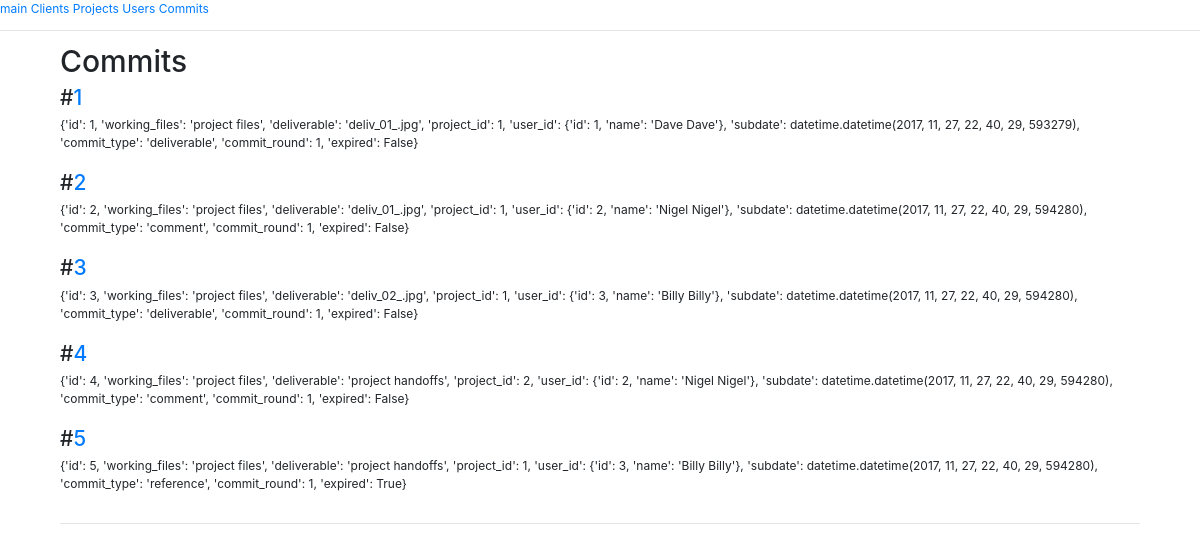
Page /commit on the earlier database version.
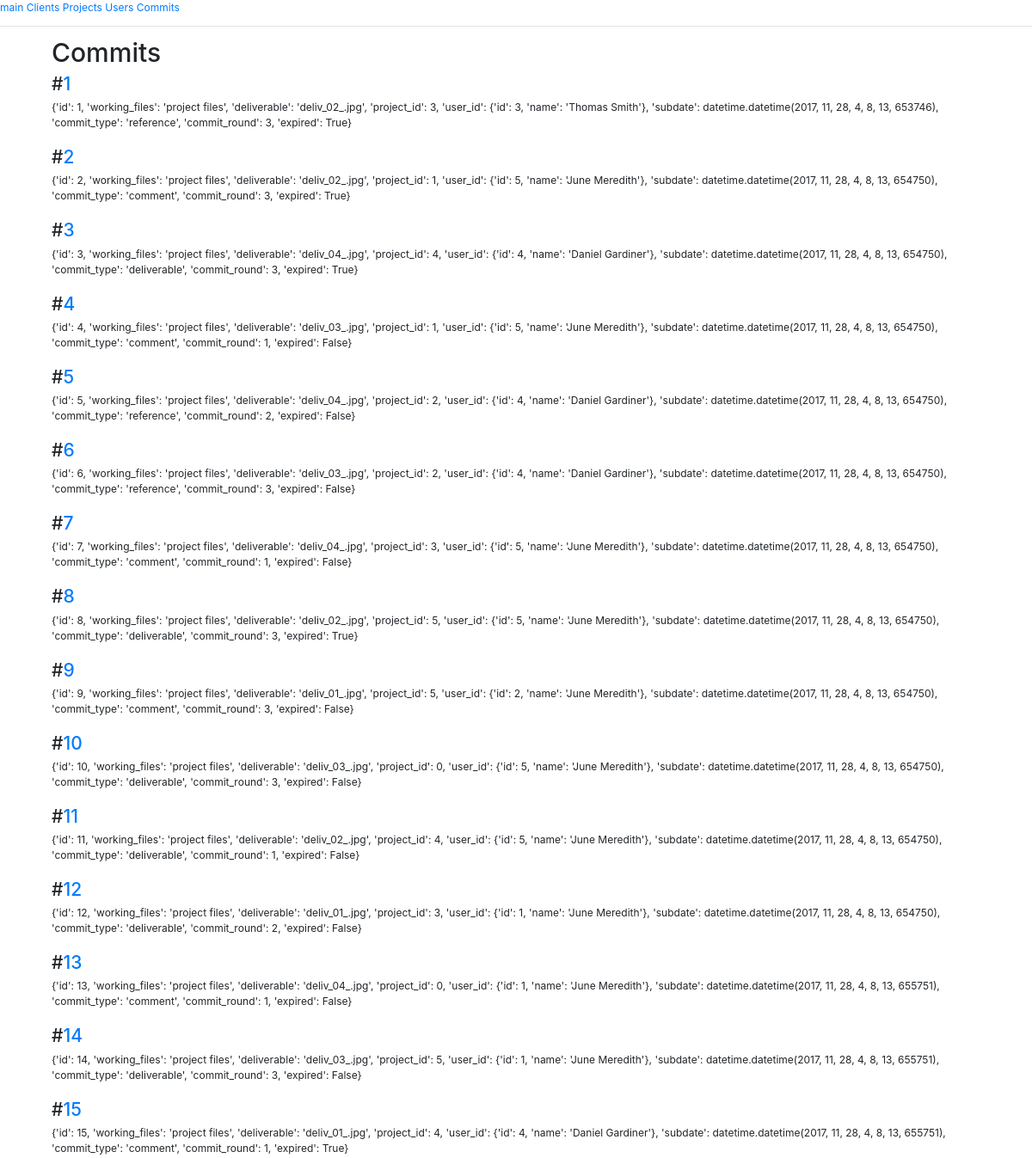
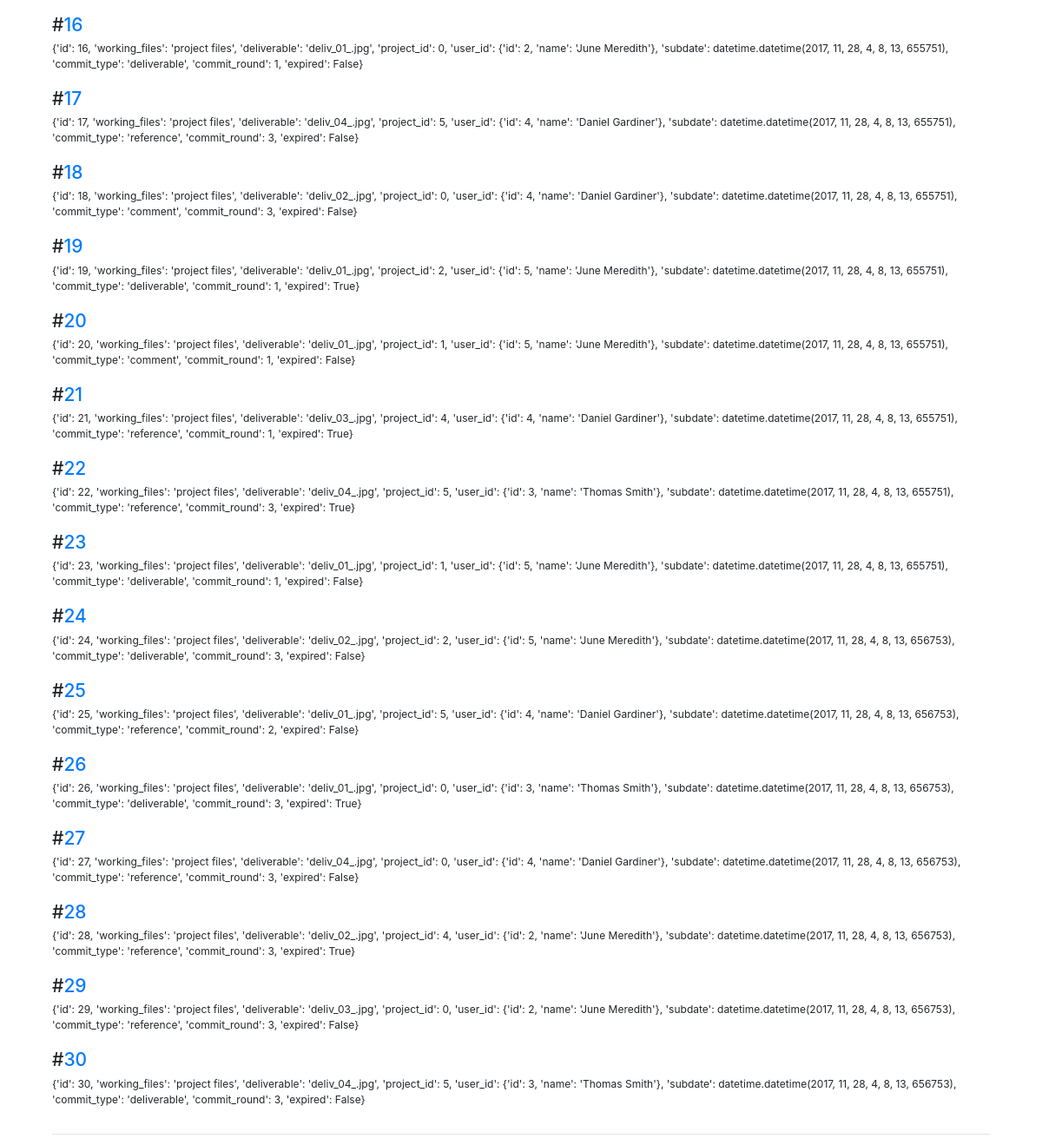
Same page on the later database version (2 pictures, top to bottom).
### app.py (models this page shows, shortened)
class Commit(db.Model):
    id = db.Column(db.Integer, primary_key=True)
    working_files = db.Column(db.String)
    deliverable = db.Column(db.String)
    subdate = db.Column(db.DateTime, default=datetime.datetime.utcnow)
    commit_type = db.Column(db.String)
    commit_round = db.Column(db.Integer, default=1)
    expired = db.Column(db.Boolean, default=False)
    user_id = db.Column(db.Integer, db.ForeignKey('user.id'),
        nullable=False)
    project_id = db.Column(db.Integer, db.ForeignKey('project.id'),
        nullable=False)

### app.py (the view)
@app.route('/commit')
def commits():
    data = module.func.commit_all()
    return render_template('commits.html', data=data)

### module/func.py (called while the page is built)
def scheme_commit(row):
    user_row = app.User.query.filter_by(id=row.user_id).first()
    user = {
        'id': user_row.id,
        'name': user_row.name
    }
    return {
        'id': row.id,
        'working_files': row.working_files,
        'deliverable': row.deliverable,
        'project_id': row.project_id,
        'user_id': user,
        'subdate': row.subdate,
        'commit_type': row.commit_type,
        'commit_round': row.commit_round,
        'expired': row.expired
    }

def commit_all():
    output = []
    rows = app.Commit.query.all()
    for row in rows:
        x = scheme_commit(row)
        output.append(x)
    return output

### templates/commits.html
{% extends "base.html" %}
{% block content %}
<h1>Commits</h1>
{% for commit in data %}
<div>
        <h3>#<a href="/commit/{{commit.id}}">{{commit.id}}</a></h3>
        {{commit}}
    </div>
<br>
{% endfor %}
{% endblock %}

Differences in the rows shown:
changed Commit (number 1 of 30 on the later page): commit "…'working_files': 'project files', 'deliverable': 'deliv_01_.jpg', 'project_id': 1, 'user_id': {'id': 1, 'name': 'Dave Dave'}, 'subdate': datetime.datetime(2017, 11, 27, 22, 40, 29, 593279), 'commit_type': 'deliverable', 'commit_round': 1, 'expired': False}" → "…'working_files': 'project files', 'deliverable': 'deliv_02_.jpg', 'project_id': 3, 'user_id': {'id': 3, 'name': 'Thomas Smith'}, 'subdate': datetime.datetime(2017, 11, 28, 4, 8, 13, 653746), 'commit_type': 'reference', 'commit_round': 3, 'expired': True}"
changed Commit (number 2 of 30 on the later page): commit "…'working_files': 'project files', 'deliverable': 'deliv_01_.jpg', 'project_id': 1, 'user_id': {'id': 2, 'name': 'Nigel Nigel'}, 'subdate': datetime.datetime(2017, 11, 27, 22, 40, 29, 594280), 'commit_type': 'comment', 'commit_round': 1, 'expired': False}" → "…'working_files': 'project files', 'deliverable': 'deliv_02_.jpg', 'project_id': 1, 'user_id': {'id': 5, 'name': 'June Meredith'}, 'subdate': datetime.datetime(2017, 11, 28, 4, 8, 13, 654750), 'commit_type': 'comment', 'commit_round': 3, 'expired': True}"
changed Commit (number 3 of 30 on the later page): commit "…'working_files': 'project files', 'deliverable': 'deliv_02_.jpg', 'project_id': 1, 'user_id': {'id': 3, 'name': 'Billy Billy'}, 'subdate': datetime.datetime(2017, 11, 27, 22, 40, 29, 594280), 'commit_type': 'deliverable', 'commit_round': 1, 'expired': False}" → "…'working_files': 'project files', 'deliverable': 'deliv_04_.jpg', 'project_id': 4, 'user_id': {'id': 4, 'name': 'Daniel Gardiner'}, 'subdate': datetime.datetime(2017, 11, 28, 4, 8, 13, 654750), 'commit_type': 'deliverable', 'commit_round': 3, 'expired': True}"
changed Commit id 4: commit "…'working_files': 'project files', 'deliverable': 'project handoffs', 'project_id': 2, 'user_id': {'id': 2, 'name': 'Nigel Nigel'}, 'subdate': datetime.datetime(2017, 11, 27, 22, 40, 29, 594280), 'commit_type': 'comment', 'commit_round': 1,…" → "…'working_files': 'project files', 'deliverable': 'deliv_03_.jpg', 'project_id': 1, 'user_id': {'id': 5, 'name': 'June Meredith'}, 'subdate': datetime.datetime(2017, 11, 28, 4, 8, 13, 654750), 'commit_type': 'comment', 'commit_round': 1,…"
changed Commit id 5: commit "…'working_files': 'project files', 'deliverable': 'project handoffs', 'project_id': 1, 'user_id': {'id': 3, 'name': 'Billy Billy'}, 'subdate': datetime.datetime(2017, 11, 27, 22, 40, 29, 594280), 'commit_type': 'reference', 'commit_round': 1, 'expired': True}" → "…'working_files': 'project files', 'deliverable': 'deliv_04_.jpg', 'project_id': 2, 'user_id': {'id': 4, 'name': 'Daniel Gardiner'}, 'subdate': datetime.datetime(2017, 11, 28, 4, 8, 13, 654750), 'commit_type': 'reference', 'commit_round': 2, 'expired': False}"
added Commit: id "6", commit "{'id': 6, 'working_files': 'project files', 'deliverable': 'deliv_03_.jpg', 'project_id': 2, 'user_id': {'id': 4, 'name': 'Daniel Gardiner'}, 'subdate': datetime.datetime(2017, 11, 28, 4, 8, 13, 654750), 'commit_type': 'reference', 'commit_round': 3, 'expired': False}"
added Commit: id "7", commit "{'id': 7, 'working_files': 'project files', 'deliverable': 'deliv_04_.jpg', 'project_id': 3, 'user_id': {'id': 5, 'name': 'June Meredith'}, 'subdate': datetime.datetime(2017, 11, 28, 4, 8, 13, 654750), 'commit_type': 'comment', 'commit_round': 1, 'expired': False}"
added Commit: id "8", commit "{'id': 8, 'working_files': 'project files', 'deliverable': 'deliv_02_.jpg', 'project_id': 5, 'user_id': {'id': 5, 'name': 'June Meredith'}, 'subdate': datetime.datetime(2017, 11, 28, 4, 8, 13, 654750), 'commit_type': 'deliverable', 'commit_round': 3, 'expired': True}"
added Commit: id "9", commit "{'id': 9, 'working_files': 'project files', 'deliverable': 'deliv_01_.jpg', 'project_id': 5, 'user_id': {'id': 2, 'name': 'June Meredith'}, 'subdate': datetime.datetime(2017, 11, 28, 4, 8, 13, 654750), 'commit_type': 'comment', 'commit_round': 3, 'expired': False}"
added Commit: id "10", commit "{'id': 10, 'working_files': 'project files', 'deliverable': 'deliv_03_.jpg', 'project_id': 0, 'user_id': {'id': 5, 'name': 'June Meredith'}, 'subdate': datetime.datetime(2017, 11, 28, 4, 8, 13, 654750), 'commit_type': 'deliverable', 'commit_round': 3, 'expired': False}"
added Commit: id "11", commit "{'id': 11, 'working_files': 'project files', 'deliverable': 'deliv_02_.jpg', 'project_id': 4, 'user_id': {'id': 5, 'name': 'June Meredith'}, 'subdate': datetime.datetime(2017, 11, 28, 4, 8, 13, 654750), 'commit_type': 'deliverable', 'commit_round': 1, 'expired': False}"
added Commit: id "12", commit "{'id': 12, 'working_files': 'project files', 'deliverable': 'deliv_01_.jpg', 'project_id': 3, 'user_id': {'id': 1, 'name': 'June Meredith'}, 'subdate': datetime.datetime(2017, 11, 28, 4, 8, 13, 654750), 'commit_type': 'deliverable', 'commit_round': 2, 'expired': False}"
added Commit: id "13", commit "{'id': 13, 'working_files': 'project files', 'deliverable': 'deliv_04_.jpg', 'project_id': 0, 'user_id': {'id': 1, 'name': 'June Meredith'}, 'subdate': datetime.datetime(2017, 11, 28, 4, 8, 13, 655751), 'commit_type': 'comment', 'commit_round': 1, 'expired': False}"
added Commit: id "14", commit "{'id': 14, 'working_files': 'project files', 'deliverable': 'deliv_03_.jpg', 'project_id': 5, 'user_id': {'id': 1, 'name': 'June Meredith'}, 'subdate': datetime.datetime(2017, 11, 28, 4, 8, 13, 655751), 'commit_type': 'deliverable', 'commit_round': 3, 'expired': False}"
added Commit: id "15", commit "{'id': 15, 'working_files': 'project files', 'deliverable': 'deliv_01_.jpg', 'project_id': 4, 'user_id': {'id': 4, 'name': 'Daniel Gardiner'}, 'subdate': datetime.datetime(2017, 11, 28, 4, 8, 13, 655751), 'commit_type': 'comment', 'commit_round': 1, 'expired': True}"
added Commit: id "16", commit "{'id': 16, 'working_files': 'project files', 'deliverable': 'deliv_01_.jpg', 'project_id': 0, 'user_id': {'id': 2, 'name': 'June Meredith'}, 'subdate': datetime.datetime(2017, 11, 28, 4, 8, 13, 655751), 'commit_type': 'deliverable', 'commit_round': 1, 'expired': False}"
added Commit: id "17", commit "{'id': 17, 'working_files': 'project files', 'deliverable': 'deliv_04_.jpg', 'project_id': 5, 'user_id': {'id': 4, 'name': 'Daniel Gardiner'}, 'subdate': datetime.datetime(2017, 11, 28, 4, 8, 13, 655751), 'commit_type': 'reference', 'commit_round': 3, 'expired': False}"
added Commit: id "18", commit "{'id': 18, 'working_files': 'project files', 'deliverable': 'deliv_02_.jpg', 'project_id': 0, 'user_id': {'id': 4, 'name': 'Daniel Gardiner'}, 'subdate': datetime.datetime(2017, 11, 28, 4, 8, 13, 655751), 'commit_type': 'comment', 'commit_round': 3, 'expired': False}"
added Commit: id "19", commit "{'id': 19, 'working_files': 'project files', 'deliverable': 'deliv_01_.jpg', 'project_id': 2, 'user_id': {'id': 5, 'name': 'June Meredith'}, 'subdate': datetime.datetime(2017, 11, 28, 4, 8, 13, 655751), 'commit_type': 'deliverable', 'commit_round': 1, 'expired': True}"
added Commit: id "20", commit "{'id': 20, 'working_files': 'project files', 'deliverable': 'deliv_01_.jpg', 'project_id': 1, 'user_id': {'id': 5, 'name': 'June Meredith'}, 'subdate': datetime.datetime(2017, 11, 28, 4, 8, 13, 655751), 'commit_type': 'comment', 'commit_round': 1, 'expired': False}"
added Commit: id "21", commit "{'id': 21, 'working_files': 'project files', 'deliverable': 'deliv_03_.jpg', 'project_id': 4, 'user_id': {'id': 4, 'name': 'Daniel Gardiner'}, 'subdate': datetime.datetime(2017, 11, 28, 4, 8, 13, 655751), 'commit_type': 'reference', 'commit_round': 1, 'expired': True}"
added Commit: id "22", commit "{'id': 22, 'working_files': 'project files', 'deliverable': 'deliv_04_.jpg', 'project_id': 5, 'user_id': {'id': 3, 'name': 'Thomas Smith'}, 'subdate': datetime.datetime(2017, 11, 28, 4, 8, 13, 655751), 'commit_type': 'reference', 'commit_round': 3, 'expired': True}"
added Commit: id "23", commit "{'id': 23, 'working_files': 'project files', 'deliverable': 'deliv_01_.jpg', 'project_id': 1, 'user_id': {'id': 5, 'name': 'June Meredith'}, 'subdate': datetime.datetime(2017, 11, 28, 4, 8, 13, 655751), 'commit_type': 'deliverable', 'commit_round': 1, 'expired': False}"
added Commit: id "24", commit "{'id': 24, 'working_files': 'project files', 'deliverable': 'deliv_02_.jpg', 'project_id': 2, 'user_id': {'id': 5, 'name': 'June Meredith'}, 'subdate': datetime.datetime(2017, 11, 28, 4, 8, 13, 656753), 'commit_type': 'deliverable', 'commit_round': 3, 'expired': False}"
added Commit: id "25", commit "{'id': 25, 'working_files': 'project files', 'deliverable': 'deliv_01_.jpg', 'project_id': 5, 'user_id': {'id': 4, 'name': 'Daniel Gardiner'}, 'subdate': datetime.datetime(2017, 11, 28, 4, 8, 13, 656753), 'commit_type': 'reference', 'commit_round': 2, 'expired': False}"
added Commit: id "26", commit "{'id': 26, 'working_files': 'project files', 'deliverable': 'deliv_01_.jpg', 'project_id': 0, 'user_id': {'id': 3, 'name': 'Thomas Smith'}, 'subdate': datetime.datetime(2017, 11, 28, 4, 8, 13, 656753), 'commit_type': 'deliverable', 'commit_round': 3, 'expired': True}"
added Commit: id "27", commit "{'id': 27, 'working_files': 'project files', 'deliverable': 'deliv_04_.jpg', 'project_id': 0, 'user_id': {'id': 4, 'name': 'Daniel Gardiner'}, 'subdate': datetime.datetime(2017, 11, 28, 4, 8, 13, 656753), 'commit_type': 'reference', 'commit_round': 3, 'expired': False}"
added Commit: id "28", commit "{'id': 28, 'working_files': 'project files', 'deliverable': 'deliv_02_.jpg', 'project_id': 4, 'user_id': {'id': 2, 'name': 'June Meredith'}, 'subdate': datetime.datetime(2017, 11, 28, 4, 8, 13, 656753), 'commit_type': 'reference', 'commit_round': 3, 'expired': True}"
added Commit: id "29", commit "{'id': 29, 'working_files': 'project files', 'deliverable': 'deliv_03_.jpg', 'project_id': 0, 'user_id': {'id': 2, 'name': 'June Meredith'}, 'subdate': datetime.datetime(2017, 11, 28, 4, 8, 13, 656753), 'commit_type': 'reference', 'commit_round': 3, 'expired': False}"
added Commit: id "30", commit "{'id': 30, 'working_files': 'project files', 'deliverable': 'deliv_04_.jpg', 'project_id': 5, 'user_id': {'id': 3, 'name': 'Thomas Smith'}, 'subdate': datetime.datetime(2017, 11, 28, 4, 8, 13, 656753), 'commit_type': 'deliverable', 'commit_round': 3, 'expired': False}"
